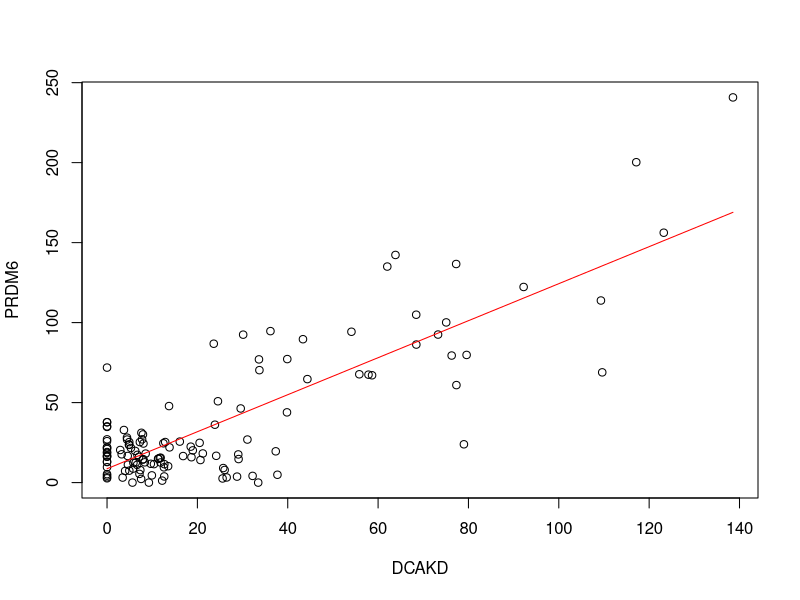
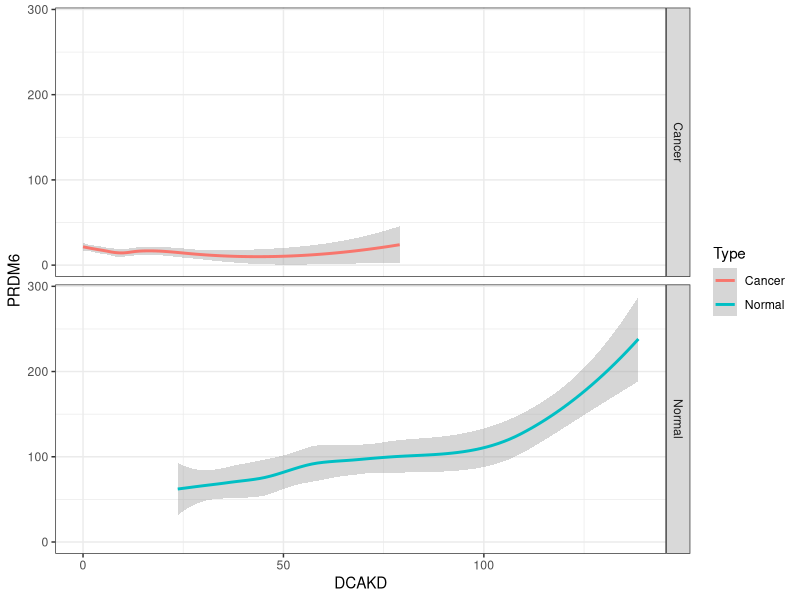
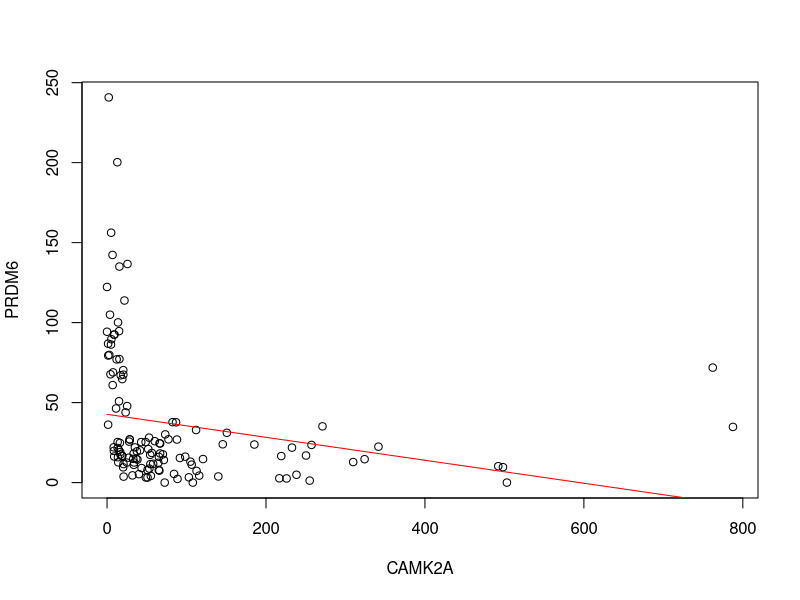
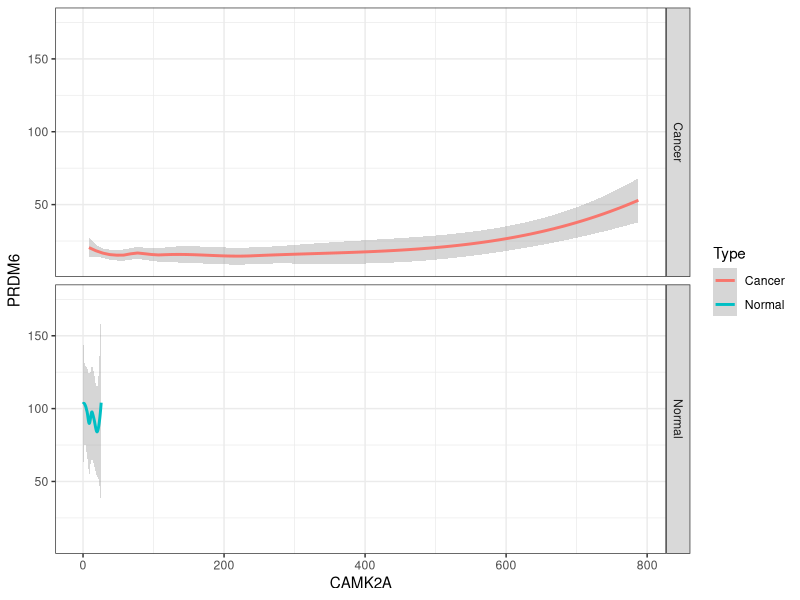
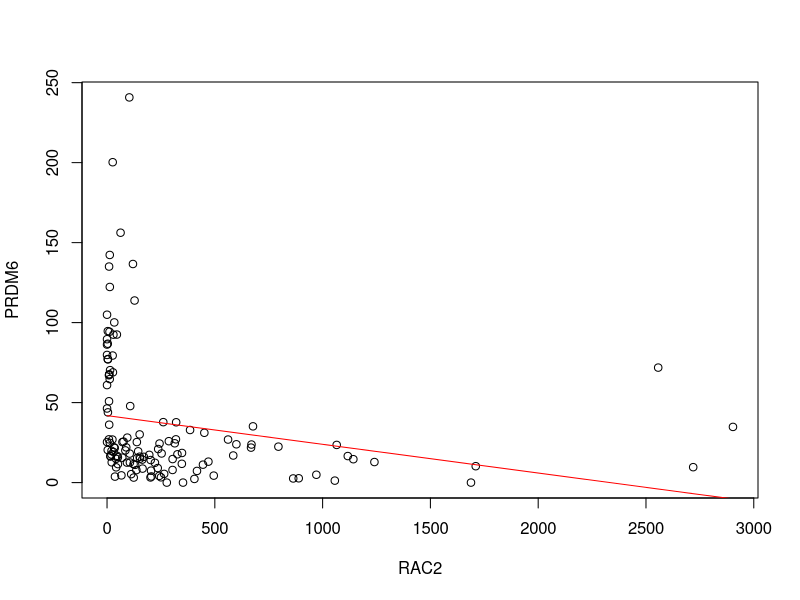
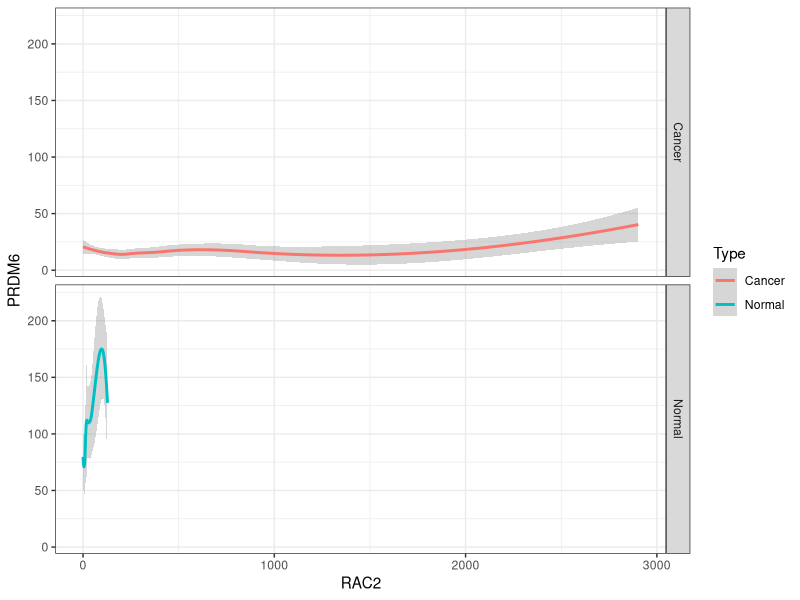
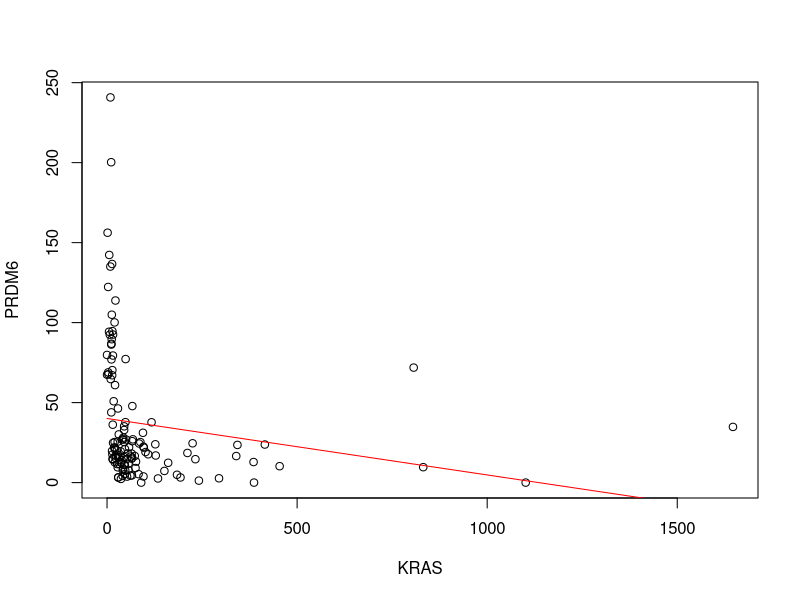
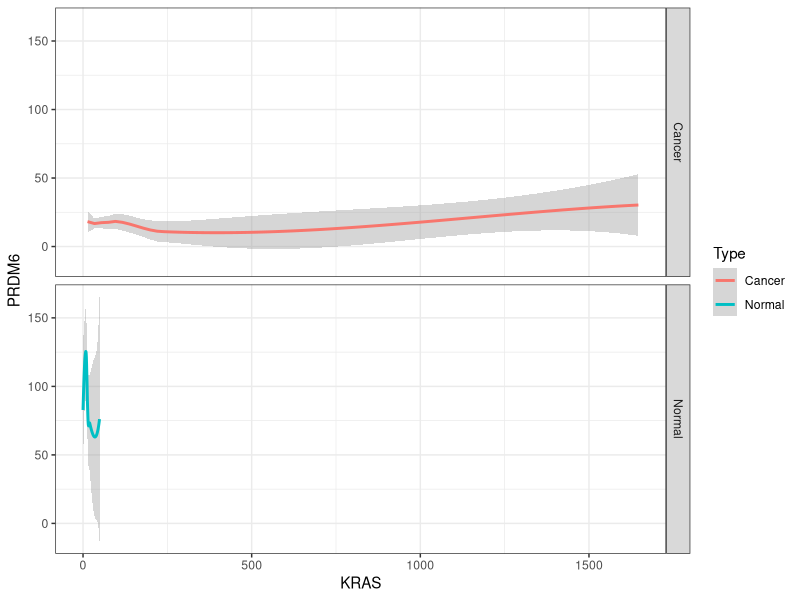

Recreate these plots in R, in order.
##  Import libraries
library(tidyverse)
library(gam)
library(splines)
library(splines2)
library(pheatmap)
library(pROC)
library(RColorBrewer)

##  Import dataset
all_data <- read.csv("Processed data.csv", header = T, stringsAsFactors = F)
all_data$Type <- as.factor(all_data$Type)

regression_data <- all_data[, c(1:10, 12)]

#Linear analysis on PRDM6/DCAKD 
model_rough_PRDM6 <- lm(PRDM6 ~ ., data = regression_data)
summary(model_rough_PRDM6)

model_linear1_PRDM6 <- lm(PRDM6 ~ DCAKD, data = regression_data)
summary(model_linear1_PRDM6)

plot(PRDM6 ~ DCAKD, data = regression_data)
lines(regression_data$DCAKD, fitted(model_linear1_PRDM6), col="red")

all_data %>% 
  ggplot(aes(x = DCAKD, y = PRDM6, col = Type)) + 
  geom_smooth() + 
  theme_bw() + 
  facet_grid(Type ~ .)

#Linear analysis on PRDM6/CAMK2A
model_linear2_PRDM6 <- lm(PRDM6 ~ CAMK2A, data = regression_data)
summary(model_linear2_PRDM6)

plot(PRDM6 ~ CAMK2A, data = regression_data)
lines(regression_data$CAMK2A, fitted(model_linear2_PRDM6), col="red")

all_data %>% 
  ggplot(aes(x = CAMK2A, y = PRDM6, col = Type)) + 
  geom_smooth() + 
  theme_bw() + 
  facet_grid(Type ~ .)

#Linear analysis on PRDM6/RAC2
model_linear3_PRDM6 <- lm(PRDM6 ~ RAC2, data = regression_data)
summary(model_linear3_PRDM6)

plot(PRDM6 ~ RAC2, data = regression_data)
lines(regression_data$RAC2, fitted(model_linear3_PRDM6), col="red")

all_data %>% 
  ggplot(aes(x = RAC2, y = PRDM6, col = Type)) + 
  geom_smooth() + 
  theme_bw() + 
  facet_grid(Type ~ .)

#Linear analysis on PRDM6/KRAS
model_linear4_PRDM6 <- lm(PRDM6 ~ KRAS, data = regression_data)
summary(model_linear4_PRDM6)

plot(PRDM6 ~ KRAS, data = regression_data)
lines(regression_data$KRAS, fitted(model_linear4_PRDM6), col="red")

all_data %>% 
  ggplot(aes(x = KRAS, y = PRDM6, col = Type)) + 
  geom_smooth() + 
  theme_bw() + 
  facet_grid(Type ~ .)

#Linear analysis on PRDM6/TMSB4X
model_linear5_PRDM6 <- lm(PRDM6 ~ TMSB4X, data = regression_data)
summary(model_linear5_PRDM6)

plot(PRDM6 ~ TMSB4X, data = regression_data)
lines(regression_data$TMSB4X, fitted(model_linear5_PRDM6), col="red")

all_data %>% 
  ggplot(aes(x = TMSB4X, y = PRDM6, col = Type)) + 
  geom_smooth() + 
  theme_bw() + 
  facet_grid(Type ~ .)

#Linear analysis on PRDM6/MT.RNR2
model_linear6_PRDM6 <- lm(PRDM6 ~ MT.RNR2, data = regression_data)
summary(model_linear6_PRDM6)

plot(PRDM6 ~ MT.RNR2, data = regression_data)
lines(regression_data$MT.RNR2, fitted(model_linear6_PRDM6), col="red")

all_data %>% 
  ggplot(aes(x = MT.RNR2, y = PRDM6, col = Type)) + 
  geom_smooth() + 
  theme_bw() + 
  facet_grid(Type ~ .)

#Linear analysis on PRDM6/MTND4P12
model_linear7_PRDM6 <- lm(PRDM6 ~ MTND4P12, data = regression_data)
summary(model_linear7_PRDM6)

plot(PRDM6 ~ MTND4P12, data = regression_data)
lines(regression_data$MTND4P12, fitted(model_linear7_PRDM6), col="red")

all_data %>% 
  ggplot(aes(x = MTND4P12, y = PRDM6, col = Type)) + 
  geom_smooth() + 
  theme_bw() + 
  facet_grid(Type ~ .)

#Linear analysis on PRDM6/RN7SL2
model_linear8_PRDM6 <- lm(PRDM6 ~ RN7SL2, data = regression_data)
summary(model_linear8_PRDM6)

plot(PRDM6 ~ RN7SL2, data = regression_data)
lines(regression_data$RN7SL2, fitted(model_linear8_PRDM6), col="red")

all_data %>% 
  ggplot(aes(x = RN7SL2, y = PRDM6, col = Type)) + 
  geom_smooth() + 
  theme_bw() + 
  facet_grid(Type ~ .)

#Linear analysis on PRDM6/AL353644.10
model_linear9_PRDM6 <- lm(PRDM6 ~ AL353644.10, data = regression_data)
summary(model_linear9_PRDM6)

plot(PRDM6 ~ AL353644.10, data = regression_data)
lines(regression_data$AL353644.10, fitted(model_linear9_PRDM6), col="red")

all_data %>% 
  ggplot(aes(x = AL353644.10, y = PRDM6, col = Type)) + 
  geom_smooth() + 
  theme_bw() + 
  facet_grid(Type ~ .)

#Linear analysis on CAMK2A
model_rough_CAMK2A <- lm(CAMK2A ~ ., data = regression_data)
summary(model_rough_CAMK2A)
 

#Linear analysis on CAMK2A/RAC2
model_linear1_CAMK2A <- lm(CAMK2A ~ RAC2, data = regression_data)
summary(model_linear1_CAMK2A)

plot(CAMK2A ~ RAC2, data = regression_data)
lines(regression_data$RAC2, fitted(model_linear1_CAMK2A), col="red")

all_data %>% 
  ggplot(aes(x = RAC2, y = CAMK2A, col = Type)) + 
  geom_smooth() + 
  theme_bw() + 
  facet_grid(Type ~ .)

#Linear analysis on CAMK2A/KRAS
model_linear2_CAMK2A <- lm(CAMK2A ~ KRAS, data = regression_data)
summary(model_linear2_CAMK2A)

plot(CAMK2A ~ KRAS, data = regression_data)
lines(regression_data$KRAS, fitted(model_linear2_CAMK2A), col="red")

all_data %>% 
  ggplot(aes(x = KRAS, y = CAMK2A, col = Type)) + 
  geom_smooth() + 
  theme_bw() + 
  facet_grid(Type ~ .)

#Linear analysis on CAMK2A/DCAKD
model_linear3_CAMK2A <- lm(CAMK2A ~ DCAKD, data = regression_data)
summary(model_linear3_CAMK2A)

plot(CAMK2A ~ DCAKD, data = regression_data)
lines(regression_data$DCAKD, fitted(model_linear3_CAMK2A), col="red")

all_data %>% 
  ggplot(aes(x = DCAKD, y = CAMK2A, col = Type)) + 
  geom_smooth() + 
  theme_bw() + 
  facet_grid(Type ~ .)

#Linear analysis on CAMK2A/TMSB4X
model_linear4_CAMK2A <- lm(CAMK2A ~ TMSB4X, data = regression_data)
summary(model_linear4_CAMK2A)

plot(CAMK2A ~ TMSB4X, data = regression_data)
lines(regression_data$TMSB4X, fitted(model_linear4_CAMK2A), col="red")

all_data %>% 
  ggplot(aes(x = TMSB4X, y = CAMK2A, col = Type)) + 
  geom_smooth() + 
  theme_bw() + 
  facet_grid(Type ~ .)

#Linear analysis on CAMK2A/MT.RNR2
model_linear5_CAMK2A <- lm(CAMK2A ~ MT.RNR2, data = regression_data)
summary(model_linear5_CAMK2A)

plot(CAMK2A ~ MT.RNR2, data = regression_data)
lines(regression_data$MT.RNR2, fitted(model_linear5_CAMK2A), col="red")

all_data %>% 
  ggplot(aes(x = MT.RNR2, y = CAMK2A, col = Type)) + 
  geom_smooth() + 
  theme_bw() + 
  facet_grid(Type ~ .)

#Linear analysis on CAMK2A/MTND4P12
model_linear6_CAMK2A <- lm(CAMK2A ~ MTND4P12, data = regression_data)
summary(model_linear6_CAMK2A)

plot(CAMK2A ~ MTND4P12, data = regression_data)
lines(regression_data$MTND4P12, fitted(model_linear6_CAMK2A), col="red")

all_data %>% 
  ggplot(aes(x = MTND4P12, y = CAMK2A, col = Type)) + 
  geom_smooth() + 
  theme_bw() + 
  facet_grid(Type ~ .)

#Linear analysis on CAMK2A/RN7SL2
model_linear7_CAMK2A <- lm(CAMK2A ~ RN7SL2, data = regression_data)
summary(model_linear7_CAMK2A)

plot(CAMK2A ~ RN7SL2, data = regression_data)
lines(regression_data$RN7SL2, fitted(model_linear7_CAMK2A), col="red")

all_data %>% 
  ggplot(aes(x = RN7SL2, y = CAMK2A, col = Type)) + 
  geom_smooth() + 
  theme_bw() + 
  facet_grid(Type ~ .)

#Linear analysis on CAMK2A/AL353644.10
model_linear8_CAMK2A <- lm(CAMK2A ~ AL353644.10, data = regression_data)
summary(model_linear8_CAMK2A)

plot(CAMK2A ~ AL353644.10, data = regression_data)
lines(regression_data$AL353644.10, fitted(model_linear8_CAMK2A), col="red")

all_data %>% 
  ggplot(aes(x = AL353644.10, y = CAMK2A, col = Type)) + 
  geom_smooth() + 
  theme_bw() + 
  facet_grid(Type ~ .)

#Linear analysis on RAC2
model_rough_RAC2 <- lm(RAC2 ~ ., data = regression_data)
summary(model_rough_RAC2)

#Linear analysis on RAC2/KRAS
model_linear1_RAC2 <- lm(RAC2 ~ KRAS, data = regression_data)
summary(model_linear1_RAC2)

plot(RAC2 ~ KRAS, data = regression_data)
lines(regression_data$KRAS, fitted(model_linear1_RAC2), col="red")

all_data %>% 
  ggplot(aes(x = KRAS, y = RAC2, col = Type)) + 
  geom_smooth() + 
  theme_bw() + 
  facet_grid(Type ~ .)
